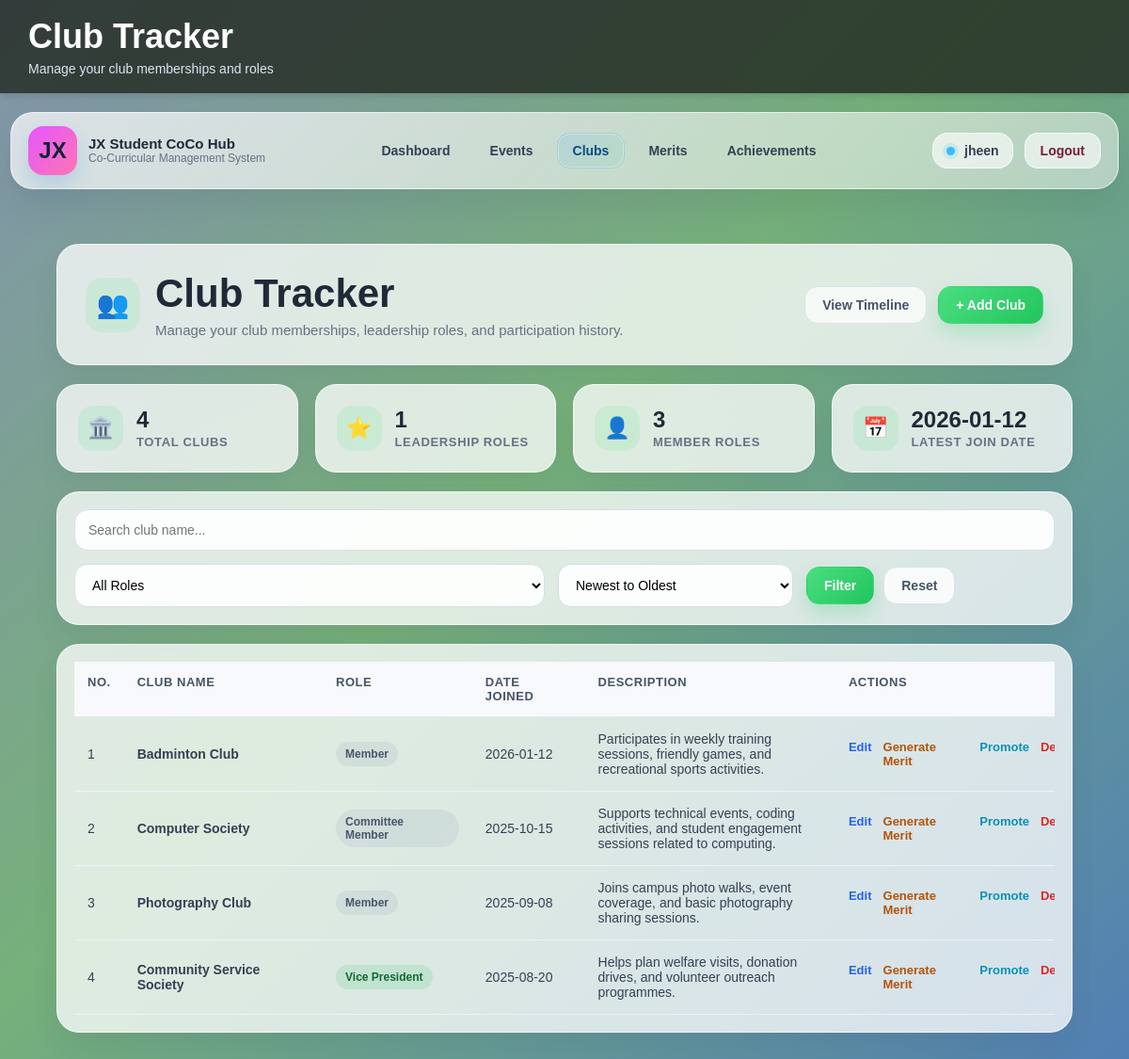
The app's page /club/club_list.php (signed in) with its own data.
### tables this page shows
CREATE TABLE `clubs` (
  `club_id` int(11) NOT NULL,
  `user_id` int(11) NOT NULL,
  `club_name` varchar(255) NOT NULL,
  `role` varchar(100) NOT NULL,
  `join_date` date NOT NULL,
  `description` text DEFAULT NULL
);

### club/club_list.php (the view, shortened to what this page needs)
<?php
include("../db.php");
$user_id = $_SESSION['user_id'];
$search = "";
$sort_order = "DESC";
$query = "SELECT * FROM clubs WHERE user_id='$user_id'";
$query .= " ORDER BY join_date $sort_order";
$result = mysqli_query($con, $query);
include("../partials/header.php");
include("../partials/navbar.php");
?>
<div class="container module-shell club-shell">
    <?php
        $total_clubs = 0;
        $leadership_count = 0;
        $member_count = 0;
        $latest_join_date = "-";
        $stats_query = "SELECT role, join_date FROM clubs WHERE user_id='$user_id' ORDER BY join_date DESC";
        $stats_result = mysqli_query($con, $stats_query);
        if ($stats_result && mysqli_num_rows($stats_result) > 0) {
            while ($stats_row = mysqli_fetch_assoc($stats_result)) {
                $total_clubs++;
                $role_lower = strtolower($stats_row['role']);
                if (
                    strpos($role_lower, 'president') !== false ||
                    strpos($role_lower, 'vice') !== false ||
                    strpos($role_lower, 'secretary') !== false ||
                    strpos($role_lower, 'treasurer') !== false ||
                    strpos($role_lower, 'director') !== false ||
                    strpos($role_lower, 'chairman') !== false ||
                    strpos($role_lower, 'head') !== false ||
                    strpos($role_lower, 'manager') !== false ||
                    strpos($role_lower, 'coordinator') !== false ||
                    strpos($role_lower, 'captain') !== false
                ) {
                    $leadership_count++;
                } else {
                    $member_count++;
                }
                if ($latest_join_date === "-") {
                    $latest_join_date = $stats_row['join_date'];
                }
            }
        }
    ?>
    <section class="module-hero module-hero-club">
        <div class="module-hero-main">
            <div class="module-hero-icon club-accent-soft">👥</div>
            <div class="module-hero-text-wrap">
                <h2>Club Tracker</h2>
                <p>Manage your club memberships, leadership roles, and participation history.</p>
            </div>
        </div>
        <div class="module-hero-actions">
            <a href="club_timeline.php" class="module-btn module-btn-ghost">View Timeline</a>
            <a href="club_add.php" class="module-btn module-btn-primary club-accent-btn">+ Add Club</a>
        </div>
    </section>
    <section class="module-stats-grid">
        <div class="module-stat-card">
            <div class="module-stat-icon club-accent-soft">🏛️</div>
            <div>
                <h3><?php echo $total_clubs; ?></h3>
                <p>Total Clubs</p>
            </div>
        </div>
        <div class="module-stat-card">
            <div class="module-stat-icon club-accent-soft">⭐</div>
            <div>
                <h3><?php echo $leadership_count; ?></h3>
                <p>Leadership Roles</p>
            </div>
        </div>
        <div class="module-stat-card">
            <div class="module-stat-icon club-accent-soft">👤</div>
            <div>
                <h3><?php echo $member_count; ?></h3>
                <p>Member Roles</p>
            </div>
        </div>
        <div class="module-stat-card">
            <div class="module-stat-icon club-accent-soft">📅</div>
            <div>
                <h3><?php echo htmlspecialchars($latest_join_date); ?></h3>
                <p>Latest Join Date</p>
            </div>
        </div>
    </section>
    <section class="module-filter-card">
        <form method="GET" action="club_list.php" class="module-filter-form">
            <div class="module-filter-full">
                <input type="text" name="search" value="<?php echo htmlspecialchars($search); ?>" placeholder="Search club name...">
            </div>
            <div>
                <select name="filter_type">
                    <option value="">All Roles</option>
                </select>
            </div>
            <div>
                <select name="sort_order">
                    <option value="DESC" <?php if ($sort_order == "DESC") echo "selected"; ?>>Newest to Oldest</option>
                </select>
            </div>
            <div class="module-filter-actions">
                <button type="submit" class="module-btn module-btn-primary club-accent-btn">Filter</button>
                <a href="club_list.php" class="module-btn module-btn-secondary">Reset</a>
            </div>
        </form>
    </section>
    <section class="module-content-card">
        <?php if(mysqli_num_rows($result) > 0) { ?>
            <div class="module-table-wrap">
                <table class="module-table">
                    <thead>
                        <tr>
                            <th>No.</th>
                            <th>Club Name</th>
                            <th>Role</th>
                            <th>Date Joined</th>
                            <th>Description</th>
                            <th>Actions</th>
                        </tr>
                    </thead>
                    <tbody>
                        <?php
                        $count = 1;
                        while($row = mysqli_fetch_assoc($result)) {
                            $role_lower = strtolower($row['role']);
                            $role_class = (
                                strpos($role_lower, 'president') !== false ||
                                strpos($role_lower, 'vice') !== false ||
                                strpos($role_lower, 'secretary') !== false ||
                                strpos($role_lower, 'treasurer') !== false ||
                                strpos($role_lower, 'director') !== false ||
                                strpos($role_lower, 'chairman') !== false ||
                                strpos($role_lower, 'head') !== false ||
                                strpos($role_lower, 'manager') !== false ||
                                strpos($role_lower, 'coordinator') !== false ||
                                strpos($role_lower, 'captain') !== false
                            ) ? 'club-role-leadership' : 'club-role-member';
                        ?>
                            <tr>
                                <td><?php echo $count; ?></td>
                                <td class="module-title-cell"><?php echo htmlspecialchars($row['club_name']); ?></td>
                                <td>
                                    <span class="club-inline-pill <?php echo $role_class; ?>">
                                        <?php echo htmlspecialchars($row['role']); ?>
                                    </span>
                                </td>
                                <td><?php echo htmlspecialchars($row['join_date']); ?></td>
                                <td class="module-description-cell"><?php echo htmlspecialchars($row['description']); ?></td>
                                <td>
                                    <div class="module-action-links">
                                        <a class="module-action-link module-action-edit" href="club_edit.php?club_id=<?php echo $row['club_id']; ?>">Edit</a>
                                        <a class="module-action-link module-action-generate-merit" href="../merit/merit_add.php?club_id=<?php echo $row['club_id']; ?>">Generate Merit</a>
                                        <a class="module-action-link club-action-promote" href="club_role_update.php?club_id=<?php echo $row['club_id']; ?>">Promote</a>
                                        <a class="module-action-link module-action-delete" href="club_delete.php?club_id=<?php echo $row['club_id']; ?>">Delete</a>
                                    </div>
                                </td>
                            </tr>
                        <?php $count++; } ?>
                    </tbody>
                </table>
            </div>
        <?php } ?>
    </section>
</div>
</body>
</html>

### records on screen
clubs: join_date "2026-01-12", club_name "Badminton Club", role "Member", description "Participates in weekly training sessions, friendly games, and recreational sports activities."
clubs: club_name "Computer Society", role "Committee Member", join_date "2025-10-15", description "Supports technical events, coding activities, and student engagement sessions related to computing."
clubs: club_name "Photography Club", role "Member", join_date "2025-09-08", description "Joins campus photo walks, event coverage, and basic photography sharing sessions."
clubs: club_name "Community Service Society", role "Vice President", join_date "2025-08-20", description "Helps plan welfare visits, donation drives, and volunteer outreach programmes."

### other values on screen
$page_title "Club Tracker"
$page_subtitle "Manage your club memberships and roles"
$_SESSION['user_name'] "jheen"
$total_clubs "4"
$leadership_count "1"
$member_count "3"
